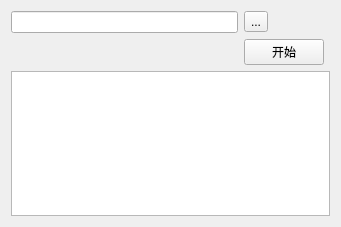
<?xml version="1.0" encoding="UTF-8"?>
<ui version="4.0">
 <class>MainWindow</class>
 <widget class="QMainWindow" name="MainWindow">
  <property name="geometry">
   <rect>
    <x>0</x>
    <y>0</y>
    <width>341</width>
    <height>227</height>
   </rect>
  </property>
  <property name="windowTitle">
   <string>MainWindow</string>
  </property>
  <widget class="QWidget" name="centralWidget">
   <layout class="QGridLayout" name="gridLayout">
    <item row="0" column="1">
     <widget class="QLineEdit" name="lineEdit"/>
    </item>
    <item row="2" column="1" colspan="3">
     <widget class="QTextBrowser" name="textBrowser"/>
    </item>
    <item row="1" column="2">
     <widget class="QPushButton" name="pushButton">
      <property name="text">
       <string>开始</string>
      </property>
     </widget>
    </item>
    <item row="0" column="2" colspan="2">
     <widget class="QToolButton" name="toolButton">
      <property name="text">
       <string>...</string>
      </property>
     </widget>
    </item>
    <item row="1" column="1">
     <widget class="QLabel" name="label">
      <property name="text">
       <string/>
      </property>
     </widget>
    </item>
   </layout>
  </widget>
 </widget>
 <layoutdefault spacing="6" margin="11"/>
 <resources/>
 <connections/>
</ui>
